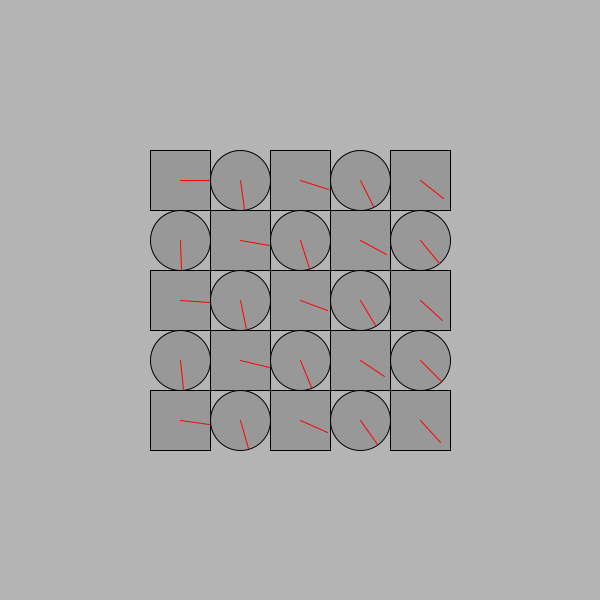
Frame 1 (no input)
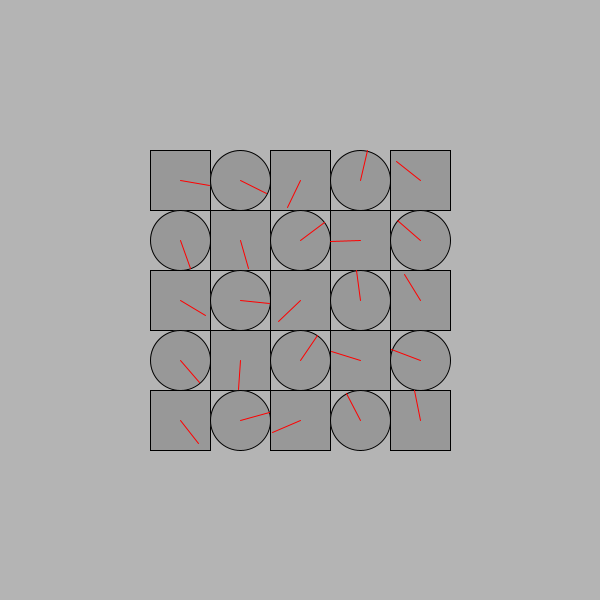
Frame 60 (the mouse pressed at the canvas centre just before this capture)
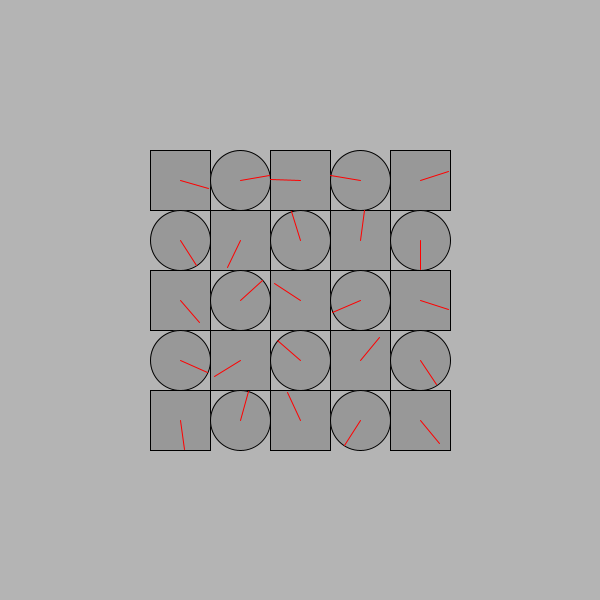
Frame 120 (the mouse held since frame 60 and released just before this capture)

The Processing sketch that drew these frames (run headless with seeded random() and noise(); from frame 60 on, the mouse is pressed at the canvas centre):

// Processing sketch: processing_151218
// ── processing_151218.pde

/*
 * Creative Coding
 * Week 2, 04 - The Clocks
 * by Indae Hwang and Jon McCormack
 * Copyright (c) 2014 Monash University
 *
 * This program draws a grid of circular "clocks", whose hands move according to the elasped time.
 * The higher the clock number the faster it moves, the first clock takes 1 min to go all the way around.
 * The function "movingCircle" is used to draw each clock. It is passed the position, size and hand angle
 * as arguments.
 * 
 */

void setup() {
  size(600, 600);
  background(180);
  rectMode(CENTER);
  noStroke();
}


void draw() {
  background(180);
  noStroke();

  int num = 5;
  int margin = 180;

  float gutter = 0; //distance between each cell
  float cellsize = ( width - (2 * margin) - gutter * (num - 1) ) / (num - 1);

  int circleNumber = 0; // counter

  for (int i=0; i<num; i++) {
    for (int j=0; j<num; j++) {
      ++circleNumber;

      float tx = margin + cellsize * i + gutter * i;
      float ty = margin + cellsize * j + gutter * j;
      int evenodd = (circleNumber%2); // THE MODULO 7000!
      if (evenodd == 0) {  
        thing1(tx, ty, cellsize, circleNumber * TWO_PI * millis() / 60000.0);
      } else {
        thing2(tx, ty, cellsize, circleNumber * TWO_PI * millis() / 60000.0);
      }

      
}
  }
}//end of draw 


void thing1(float x, float y, float size, float angle) {

  // calculate endpoint of the line
  float tempX = x + (size / 2) * sin(angle);
  float tempY = y + (size / 2) * cos(angle);

  stroke(0);
  strokeWeight(1);
  fill(140, 180);
  ellipse(x, y, size, size); // circle

  stroke(255, 0, 0);
  line(x, y, tempX, tempY); // red line
}

void thing2(float x, float y, float size, float angle) {

  // calculate endpoint of the line
  float tempX = x + (size / 2) * cos(angle); // switchy-
  float tempY = y + (size / 2) * sin(angle); // switch

  stroke(0);
  strokeWeight(1);
  fill(140, 180);
  //ellipse(x, y, size, size); // circle
  rect(x,y,size,size);

  stroke(255, 0, 0);
  strokeWeight(1);
  line(x, y, tempX, tempY); // red line
}
